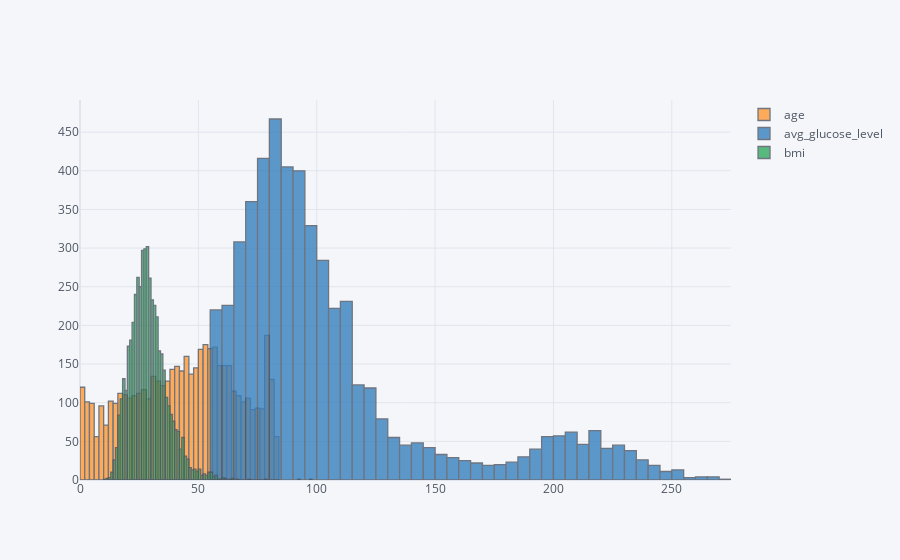

Notebook code cell kept with this figure:
### Code cell
df1[numerical].iplot("hist")

### Figure 1 — Plotly figure (JSON) as saved in the notebook; plotly's stock layout.template omitted (floating-point values rounded to 4 significant figures; data arrays with more than 128 entries replaced by an {"elided": "..."} marker saying what was removed)
{"data": [{"histfunc": "count", "histnorm": "", "marker": {"color": "rgba(255, 153, 51, 1.0)", "line": {"color": "#4D5663", "width": 1.3}}, "name": "age", "opacity": 0.8, "orientation": "v", "type": "histogram", "x": {"elided": "5110 float values"}}, {"histfunc": "count", "histnorm": "", "marker": {"color": "rgba(55, 128, 191, 1.0)", "line": {"color": "#4D5663", "width": 1.3}}, "name": "avg_glucose_level", "opacity": 0.8, "orientation": "v", "type": "histogram", "x": {"elided": "5110 float values"}}, {"histfunc": "count", "histnorm": "", "marker": {"color": "rgba(50, 171, 96, 1.0)", "line": {"color": "#4D5663", "width": 1.3}}, "name": "bmi", "opacity": 0.8, "orientation": "v", "type": "histogram", "x": {"elided": "5110 float values"}}], "layout": {"barmode": "overlay", "legend": {"bgcolor": "#F5F6F9", "font": {"color": "#4D5663"}}, "paper_bgcolor": "#F5F6F9", "plot_bgcolor": "#F5F6F9", "title": {"font": {"color": "#4D5663"}}, "xaxis": {"gridcolor": "#E1E5ED", "showgrid": true, "tickfont": {"color": "#4D5663"}, "title": {"font": {"color": "#4D5663"}, "text": ""}, "zerolinecolor": "#E1E5ED"}, "yaxis": {"gridcolor": "#E1E5ED", "showgrid": true, "tickfont": {"color": "#4D5663"}, "title": {"font": {"color": "#4D5663"}, "text": ""}, "zerolinecolor": "#E1E5ED"}}}
